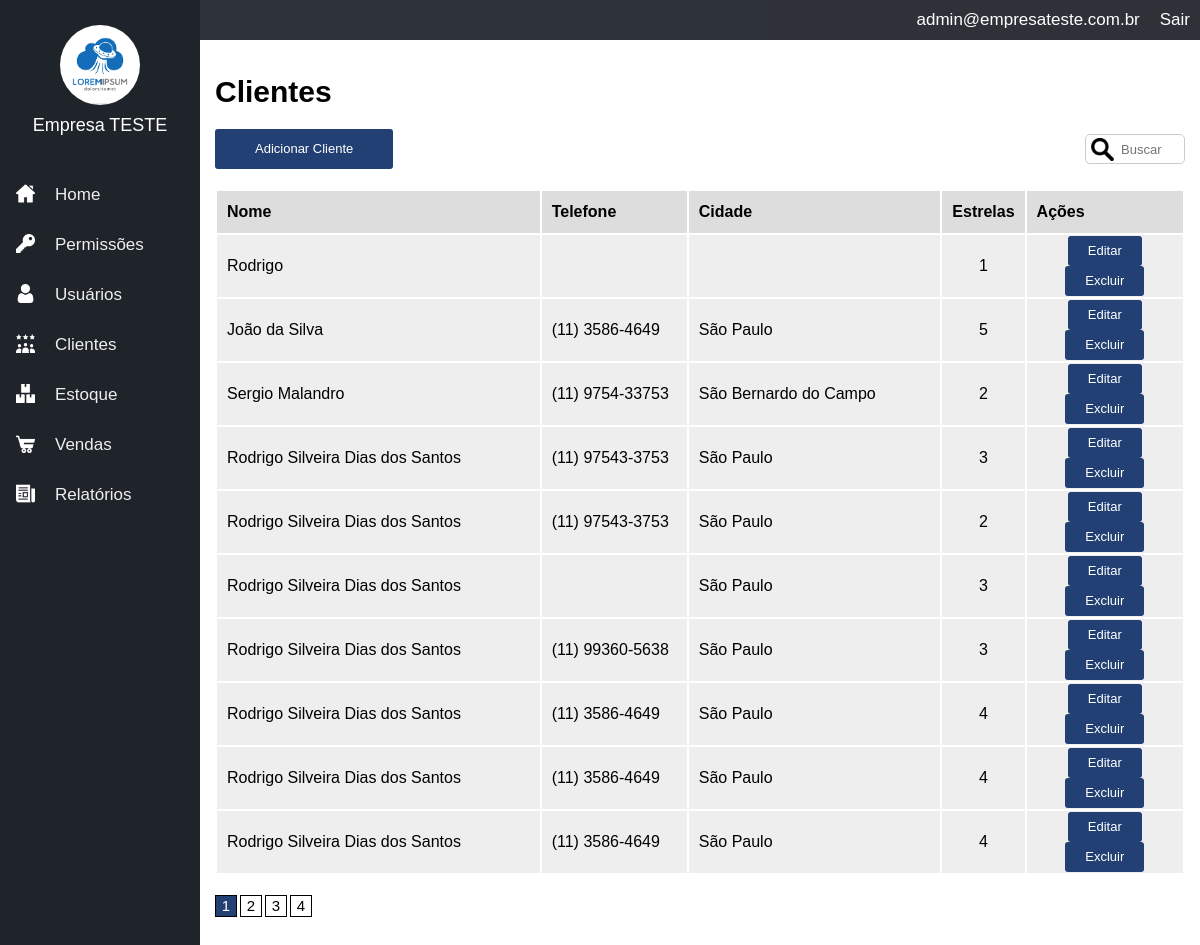
The page /clients (signed in) on the database its author committed.
### tables this page shows
CREATE TABLE IF NOT EXISTS `clients` (
  `id` int(11) NOT NULL AUTO_INCREMENT,
  `id_company` int(11) NOT NULL,
  `name` varchar(100) NOT NULL,
  `email` varchar(100) DEFAULT NULL,
  `phone` varchar(50) DEFAULT NULL,
  `address` varchar(100) DEFAULT NULL,
  `address_neighb` varchar(100) DEFAULT NULL,
  `address_city` varchar(50) DEFAULT NULL,
  `address_state` varchar(50) DEFAULT NULL,
  `address_country` varchar(50) DEFAULT NULL,
  `address_zipcode` varchar(50) DEFAULT NULL,
  `stars` int(11) DEFAULT 3,
  `internal_obs` text DEFAULT NULL,
  `address_number` varchar(50) DEFAULT NULL,
  `address2` varchar(100) DEFAULT NULL,
  PRIMARY KEY (`id`)
);

### core/controller.php (called while the page is built, shortened)
<?php
class controller {
    public function loadTemplate($viewName, $viewData = array()){
        include 'views/template.php';
    }
    public function loadViewInTemplate($viewName, $viewData = array()){
        extract($viewData);
        include 'views/'.$viewName.'.php';
    }
}

### core/core.php (called while the page is built, shortened)
<?php
class Core {
    public function run(){
        $url= explode("index.php",$_SERVER['PHP_SELF']);
        $url= end($url);
        $params=array();
        if(!empty($url)){
            $url=explode('/',$url);
            array_shift($url);
            array_shift($url);
            if(isset($url[0])){
                $currentAction=$url[0];
                array_shift($url);
            }else{
                $currentAction='index';
            }
        }else{
            $currentController='homeController';
            $currentAction='index';
        }
        require_once 'core/controller.php';
        $c= new $currentController();
        call_user_func_array(array($c,$currentAction),$params);
    }
   }

### index.php (called while the page is built, shortened)
<?php
require'config.php';
$core= new Core();
$core->run();
?>

### core/model.php (called while the page is built, shortened)
<?php
class model {
    public function __construct(){
        global $config;
        $this->db=new PDO("mysql:dbname=".$config['dbname'].';host='.$config['host'],$config['dbuser'],$config['dbpass']);
    }
}

### config.php (called while the page is built, shortened)
<?php
$config= array();
if (ENVIRONMENT=="development"){
    $config['dbname']='contaazul';
    $config['host']='localhost';
    $config['dbuser']='root';
    $config['dbpass']='';
} else{
}

### models/Clients.php (called while the page is built, shortened)
<?php
class Clients extends model {
    public function getList($offset, $id_company) {
        $data = array();
        $sql = $this->db->prepare("SELECT * FROM clients WHERE id_company = :id_company LIMIT $offset, 10");
        $sql->bindValue(":id_company", $id_company);
        $sql->execute();
        if($sql->rowCount() > 0) {
            $data = $sql->fetchAll();
        }
        return $data;
    }
}

### models/Users.php (called while the page is built, shortened)
<?php
class Users extends model {
    private $userInfo;
    public function setLoggedUser() {
        if(isset($_SESSION['ccUser']) && !empty($_SESSION['ccUser'])) {
            $id = $_SESSION['ccUser'];
            $sql = $this->db->prepare("SELECT * FROM users WHERE id = :id");
            $sql->bindValue(':id', $id);
            $sql->execute();
            if($sql->rowCount() > 0) {
                $this->userInfo = $sql->fetch();
            }
        }
    }
    public function getCompany() {
        if(isset($this->userInfo['id_company'])) {
            return $this->userInfo['id_company'];
        } else {
            return 0;
        }
    }
    public function getEmail() {
        if(isset($this->userInfo['email'])) {
            return $this->userInfo['email'];
        } else {
            return '';
        }
    }
}

### models/Companies.php (called while the page is built, shortened)
<?php
class Companies extends model {
    private $companyInfo;
    public function __construct($id) {
        $sql = $this->db->prepare("SELECT * FROM companies WHERE id = :id");
        $sql->bindValue(':id', $id);
        $sql->execute();
        if($sql->rowCount() > 0) {
            $this->companyInfo = $sql->fetch();
        }
    }
    public function getName() {
        if(isset($this->companyInfo['name'])){
            return $this->companyInfo['name'];
        } else {
            return '';
        }
    }
}

### controllers/permissionsController.php (called while the page is built, shortened)
<?php
class permissionsController extends controller {
    public function disableMenu() {
        $data = array();
        $u = new Users();
        $u->setLoggedUser();
        $p = new Permissions();
        $permissions = $p->getList($u->getCompany());
        foreach ($permissions as $permission) {
            if($u->hasPermission($permission['name'])) {
                $data[$permission['name']] = 'enabled';
            } else {
                $data[$permission['name']] = 'disabled';
            }
        }
        return $data;
    }
}

### views/clients.php (the view, shortened to what this page needs)
<h1>Clientes</h1>
<?php if($edit_permission): ?>
<div class="button"><a href="<?php echo BASE_URL; ?>/clients/add" class="button">Adicionar Cliente</a></div>
<input type="text" id="busca" data-type="search_clients" placeholder="Buscar" autocomplete="off"/>
<?php endif; ?>
<table border="0" width="100%">
    <tr>
        <th>Nome</th>
        <th>Telefone</th>
        <th>Cidade</th>
        <th>Estrelas</th>
        <th>Ações</th>
    </tr>
    <?php foreach($clients_list as $c): ?>
    <tr>
        <td width="400"><?php echo $c['name']; ?></td>
        <td width="150"><?php echo $c['phone']; ?></td>
        <td width="300"><?php echo $c['address_city']; ?></td>
        <td width="10" style="text-align:center"><?php echo $c['stars']; ?></td>
        <td width="160" style="text-align:center">
            <?php if($edit_permission): ?>
                <a class="button button_small" href="<?php echo BASE_URL; ?>/clients/edit/<?php echo $c['id']; ?>">Editar</a>
                <a class="button button_small" href="<?php echo BASE_URL; ?>/clients/delete/<?php echo $c['id']; ?>" onclick="return confirm('Deseja realmente excluir esse item?')">Excluir</a>
            <?php else: ?>
                <a class="button button_small" href="<?php echo BASE_URL; ?>/clients/view/<?php echo $c['id']; ?>">Visualizar</a>
            <?php endif; ?>
        </td>
    </tr>
    <?php endforeach; ?>
</table>
<div class="pagination">
<?php for($q=1;$q<=$p_count;$q++): ?>
    <a class="pag_item <?php echo ($q==$p)?'pag_ativo':''; ?>" href="<?php echo BASE_URL; ?>/clients?p=<?php echo $q; ?>"><?php echo $q; ?></a>
<?php endfor; ?>
</div>

### assets/css/template.css (style rules this page uses)
body { margin:0; padding:0; font-size:15px; font-family:Arial; }
input[type=text], input[type=email], input[type=password], input[type=number], input[type=date], select, textarea { width:100%; height:30px; font-size:13px; outline:0; padding-left:5px; padding-right:5px; margin-top:5px; }
input[type=submit], button, .button { border:0px; background-color:#224074; color:#FFF; height:40px; line-height:40px; border-radius:3px; padding-left:20px; padding-right:20px; cursor:pointer; font-size:13px; display: inline-block; }
.button_small { height:30px; line-height:30px; text-decoration:none; }
.button a { color:#FFF; text-decoration:none; }
table { margin-top:20px; }
table th { height:40px; line-height:40px; background-color:#DDD; text-align:left; padding-left:10px; padding-right:10px; }
table td { height:40px; line-height:40px; background-color:#EEE; text-align:left; padding-left:10px; padding-right:10px; }
.pagination { margin-top:20px; margin-bottom:20px; }
.pag_item { width:20px; height:20px; float:left; border:1px solid #000; margin-right: 3px; text-align: center; line-height: 20px; color:#000; text-decoration: none; }
.pag_ativo { background-color:#224074; color:#FFF; }
#busca { width:100px; float:right; background-image:url('../images/search.png'); background-repeat: no-repeat; background-size:23px 23px; background-position: 5px; padding-left: 35px; border-radius:5px; border:1px solid #CCC; }

### rows shown on the page
clients: name "Rodrigo", stars "1"
clients: name "João da Silva", phone "(11) 3586-4649", address_city "São Paulo", stars "5"
clients: name "Sergio Malandro", phone "(11) 9754-33753", address_city "São Bernardo do Campo", stars "2"
clients: name "Rodrigo Silveira Dias dos Santos", phone "(11) 97543-3753", address_city "São Paulo", stars "3"
clients: name "Rodrigo Silveira Dias dos Santos", phone "(11) 97543-3753", address_city "São Paulo", stars "2"
clients: name "Rodrigo Silveira Dias dos Santos", address_city "São Paulo", stars "3"
clients: name "Rodrigo Silveira Dias dos Santos", phone "(11) 99360-5638", address_city "São Paulo", stars "3"
clients: name "Rodrigo Silveira Dias dos Santos", phone "(11) 3586-4649", address_city "São Paulo", stars "4"
clients: name "Rodrigo Silveira Dias dos Santos", phone "(11) 3586-4649", address_city "São Paulo", stars "4"
clients: name "Rodrigo Silveira Dias dos Santos", phone "(11) 3586-4649", address_city "São Paulo", stars "4"

### other values the page prints
$viewData['company_name'] "Empresa TESTE"
$viewData['user_email'] "admin@empresateste.com.br"
